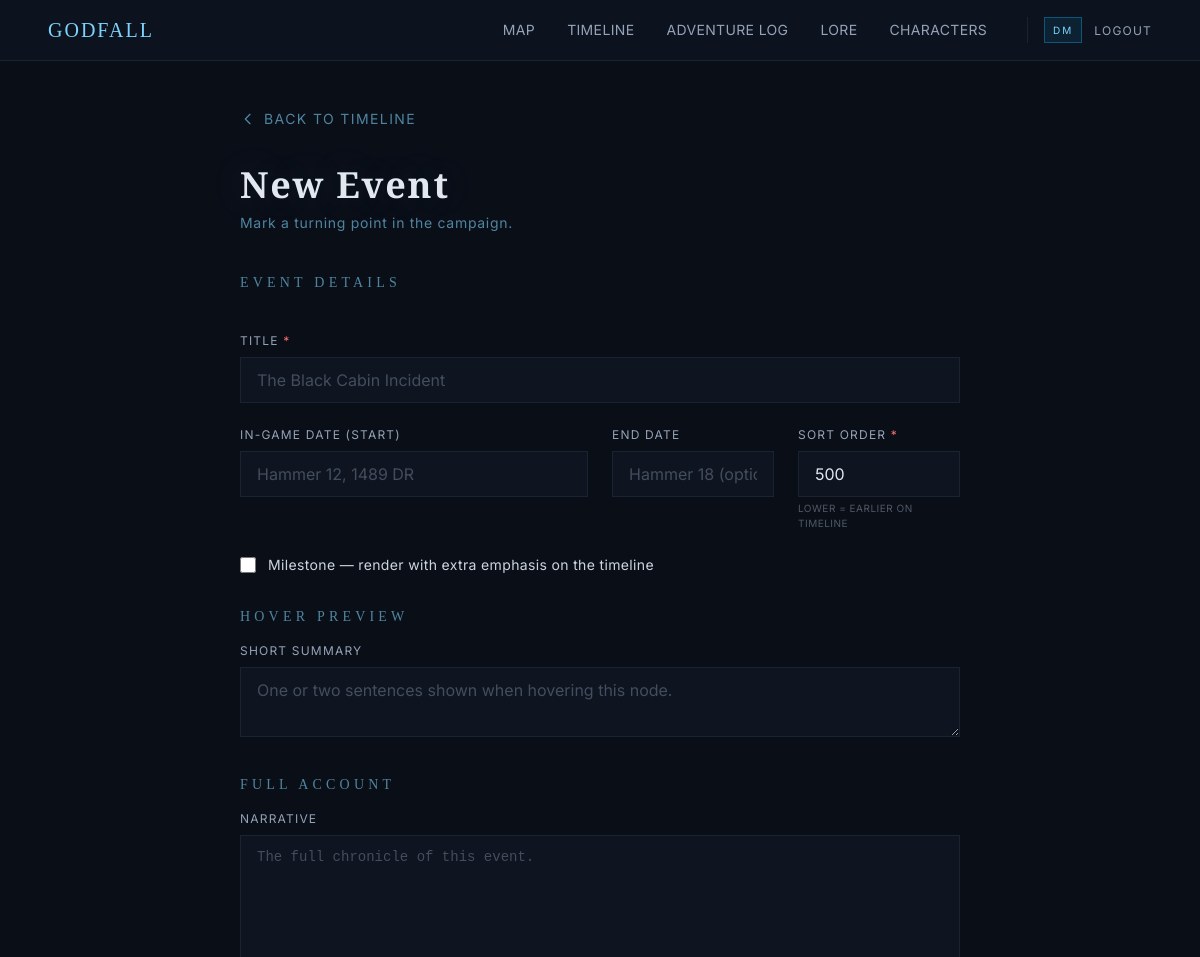
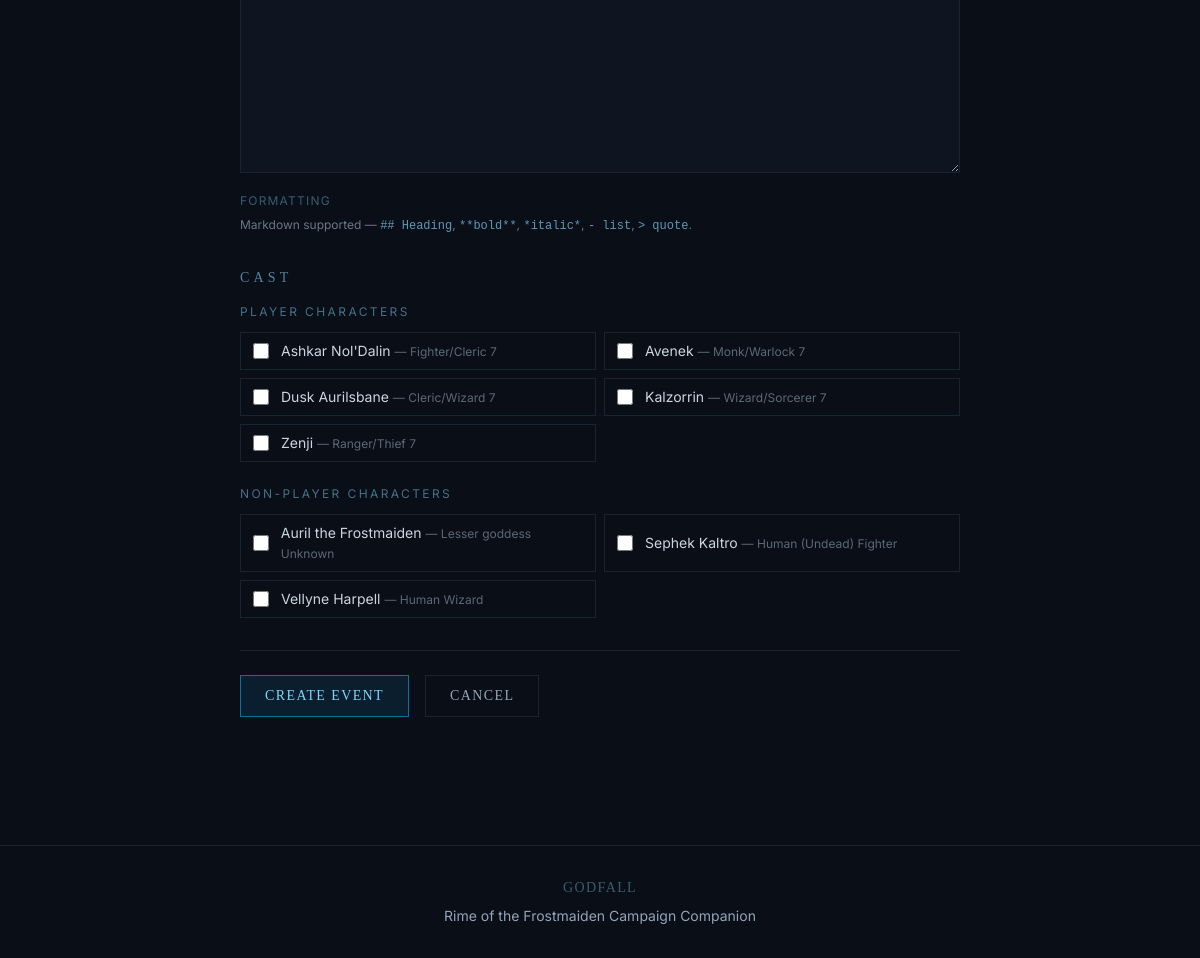
The app's page /timeline/new (signed in) with its own data (2 pictures, top to bottom).
### app/models.py (models this page shows, shortened)
class Character(Base):
    __tablename__ = "characters"
    id = Column(Integer, primary_key=True, index=True)
    name = Column(String(100), nullable=False)
    player_name = Column(String(100), nullable=True)
    character_type = Column(String(20), default="player", nullable=False)
    importance = Column(String(20), default="major", nullable=True)
    race = Column(String(50), nullable=False)
    character_class = Column(String(50), nullable=False)
    level = Column(Integer, default=1)
    age = Column(String(30))
    one_liner = Column(String(255))
    backstory = Column(Text)
    top_magic_items = Column(Text)
    notable_traits = Column(Text)
    pets_companions = Column(Text)
    status = Column(String(20), default="Active")
    created_at = Column(DateTime, default=utc_now)
    updated_at = Column(DateTime, default=utc_now, onupdate=utc_now)
    images = relationship(
        "CharacterImage", back_populates="character", cascade="all, delete-orphan"
    )
    lore_links = relationship(
        "LoreCharacter",
        back_populates="character"
    )

### app/routes/timeline.py (the view)
@router.get("/new")
async def event_new_form(
    request: Request,
    db: Session = Depends(get_db),
    _dm: User = Depends(require_dm)
):
    last_event = (
        db.query(TimelineEvent)
        .order_by(TimelineEvent.sort_order.desc())
        .first()
    )
    suggested_sort_order = (last_event.sort_order + 100) if last_event else 100
    pcs = (
        db.query(Character)
        .filter(Character.character_type == "player")
        .order_by(Character.name)
        .all()
    )
    npcs = (
        db.query(Character)
        .filter(Character.character_type == "npc")
        .order_by(Character.name)
        .all()
    )
    return templates.TemplateResponse(
        "timeline/form.html",
        {
            "request": request,
            "title": "New Event — Godfall",
            "event": None,
            "editing": False,
            "suggested_sort_order": suggested_sort_order,
            "pcs": pcs,
            "npcs": npcs,
            "selected_character_ids": set(),  # empty for new
        }
    )

### app/templates/timeline/form.html (shortened to what this page needs)
{% extends "base.html" %}
{% block content %}
<section class="max-w-3xl mx-auto px-6 py-12">
  <div class="mb-8">
    {% if editing %}
    <a href="/timeline/{{ event.id }}"
      class="text-ice-300/60 hover:text-ice-300 text-sm tracking-widest uppercase transition-colors inline-flex items-center gap-2">
      <svg xmlns="http://www.w3.org/2000/svg" class="h-4 w-4" fill="none" viewBox="0 0 24 24" stroke="currentColor">
        <path stroke-linecap="round" stroke-linejoin="round" stroke-width="2" d="M15 19l-7-7 7-7" />
      </svg>
      Cancel
    </a>
    {% else %}
    <a href="/timeline"
      class="text-ice-300/60 hover:text-ice-300 text-sm tracking-widest uppercase transition-colors inline-flex items-center gap-2">
      <svg xmlns="http://www.w3.org/2000/svg" class="h-4 w-4" fill="none" viewBox="0 0 24 24" stroke="currentColor">
        <path stroke-linecap="round" stroke-linejoin="round" stroke-width="2" d="M15 19l-7-7 7-7" />
      </svg>
      Back to Timeline
    </a>
    {% endif %}
  </div>
  <h1 class="font-display text-3xl md:text-4xl font-black tracking-wider text-silver-200 frost-glow mb-2">
    {% if editing %}
    Edit Event
    {% else %}
    New Event
    {% endif %}
  </h1>
  <p class="text-ice-300/60 text-sm tracking-wider mb-10">
    {% if editing %}
    Reshape this moment in history.
    {% else %}
    Mark a turning point in the campaign.
    {% endif %}
  </p>
  <form action="{% if editing %}/timeline/{{ event.id }}/edit{% else %}/timeline/new{% endif %}" method="POST"
    class="space-y-8">
    <fieldset class="space-y-6">
      <legend class="font-display text-sm tracking-[0.3em] uppercase text-ice-300/60 mb-4">Event Details</legend>
      <div>
        <label for="title" class="block text-xs tracking-widest uppercase text-silver-400 mb-2">
          Title <span class="text-red-400">*</span>
        </label>
        <input type="text" id="title" name="title" required
          value="{% if editing %}{{ event.title | default('') }}{% endif %}" placeholder="The Black Cabin Incident"
          class="w-full px-4 py-2.5 bg-frost-800/60 border border-frost-700 text-silver-200 placeholder:text-silver-400/40 focus:border-ice-500/60 focus:outline-none transition-colors">
      </div>
      <div class="grid grid-cols-1 md:grid-cols-4 gap-6">
        <div class="md:col-span-2">
          <label for="event_date" class="block text-xs tracking-widest uppercase text-silver-400 mb-2">
            In-Game Date (Start)
          </label>
          <input type="text" id="event_date" name="event_date"
            value="{% if editing %}{{ event.event_date | default('') }}{% endif %}" placeholder="Hammer 12, 1489 DR"
            class="w-full px-4 py-2.5 bg-frost-800/60 border border-frost-700 text-silver-200 placeholder:text-silver-400/40 focus:border-ice-500/60 focus:outline-none transition-colors">
        </div>
        <div>
          <label for="event_end_date" class="block text-xs tracking-widest uppercase text-silver-400 mb-2">
            End Date
          </label>
          <input type="text" id="event_end_date" name="event_end_date"
            value="{% if editing %}{{ event.event_end_date | default('') }}{% endif %}"
            placeholder="Hammer 18 (optional)"
            class="w-full px-4 py-2.5 bg-frost-800/60 border border-frost-700 text-silver-200 placeholder:text-silver-400/40 focus:border-ice-500/60 focus:outline-none transition-colors">
        </div>
        <div>
          <label for="sort_order" class="block text-xs tracking-widest uppercase text-silver-400 mb-2">
            Sort Order <span class="text-red-400">*</span>
          </label>
          <input type="number" id="sort_order" name="sort_order" required value="{{ suggested_sort_order }}"
            class="w-full px-4 py-2.5 bg-frost-800/60 border border-frost-700 text-silver-200 focus:border-ice-500/60 focus:outline-none transition-colors">
          <p class="mt-1 text-[10px] tracking-wider uppercase text-silver-400/50">Lower = earlier on timeline</p>
        </div>
      </div>
      <div>
        <label class="flex items-center gap-3 cursor-pointer">
          <input type="checkbox" name="is_milestone" value="1"  class="accent-ice-500 w-4 h-4">
          <span class="text-sm text-silver-300 tracking-wide">
            Milestone — render with extra emphasis on the timeline
          </span>
        </label>
      </div>
    </fieldset>
    <fieldset>
      <legend class="font-display text-sm tracking-[0.3em] uppercase text-ice-300/60 mb-4">Hover Preview</legend>
      <div>
        <label for="summary" class="block text-xs tracking-widest uppercase text-silver-400 mb-2">
          Short Summary
        </label>
        <textarea id="summary" name="summary" rows="2" placeholder="One or two sentences shown when hovering this node."
          class="w-full px-4 py-2.5 bg-frost-800/60 border border-frost-700 text-silver-200 placeholder:text-silver-400/40 focus:border-ice-500/60 focus:outline-none transition-colors resize-y">{% if editing %}{{ event.summary | default('') }}{% endif %}</textarea>
      </div>
    </fieldset>
    <fieldset>
      <legend class="font-display text-sm tracking-[0.3em] uppercase text-ice-300/60 mb-4">Full Account</legend>
      <div>
        <label for="body" class="block text-xs tracking-widest uppercase text-silver-400 mb-2">
          Narrative
        </label>
        <textarea id="body" name="body" rows="12" placeholder="The full chronicle of this event."
          class="w-full px-4 py-2.5 bg-frost-800/60 border border-frost-700 text-silver-200 placeholder:text-silver-400/40 focus:border-ice-500/60 focus:outline-none transition-colors resize-y font-mono text-sm leading-relaxed">{% if editing %}{{ event.body | default('') }}{% endif %}</textarea>
        <div class="mt-3 text-xs text-silver-400/70 leading-relaxed">
          <p class="text-ice-300/40 tracking-widest uppercase mb-1">Formatting</p>
          <p>
            Markdown supported &mdash;
            <code class="text-ice-300/70">## Heading</code>,
            <code class="text-ice-300/70">**bold**</code>,
            <code class="text-ice-300/70">*italic*</code>,
            <code class="text-ice-300/70">- list</code>,
            <code class="text-ice-300/70">&gt; quote</code>.
          </p>
        </div>
      </div>
    </fieldset>
    <fieldset>
      <legend class="font-display text-sm tracking-[0.3em] uppercase text-ice-300/60 mb-4">Cast</legend>
      {% if pcs %}
      <div class="mb-6">
        <p class="text-xs tracking-[0.2em] uppercase text-ice-300/50 mb-3">Player Characters</p>
        <div class="grid grid-cols-1 sm:grid-cols-2 gap-2">
          {% for character in pcs %}
          <label
            class="flex items-center gap-3 px-3 py-2 border border-frost-700 hover:border-ice-500/40 cursor-pointer transition-colors">
            <input type="checkbox" name="character_ids" value="{{ character.id }}"  class="accent-ice-500 w-4 h-4">
            <span class="text-sm text-silver-300">
              {{ character.name }}
              <span class="text-silver-400/60 text-xs">— {{ character.character_class }} {{ character.level }}</span>
            </span>
          </label>
          {% endfor %}
        </div>
      </div>
      {% else %}
      <p class="text-silver-400/60 italic text-sm mb-6">No player characters in the roster yet.</p>
      {% endif %}
      {% if npcs %}
      <div>
        <p class="text-xs tracking-[0.2em] uppercase text-ice-300/50 mb-3">Non-Player Characters</p>
        <div class="grid grid-cols-1 sm:grid-cols-2 gap-2">
          {% for character in npcs %}
          <label
            class="flex items-center gap-3 px-3 py-2 border border-frost-700 hover:border-ice-500/40 cursor-pointer transition-colors">
            <input type="checkbox" name="character_ids" value="{{ character.id }}"  class="accent-ice-500 w-4 h-4">
            <span class="text-sm text-silver-300">
              {{ character.name }}
              {% if character.race or character.character_class %}
              <span class="text-silver-400/60 text-xs">— {{ character.race }}{% if character.character_class %} {{
                character.character_class }}{% endif %}</span>
              {% endif %}
            </span>
          </label>
          {% endfor %}
        </div>
      </div>
      {% else %}
      <p class="text-silver-400/60 italic text-sm">No NPCs in the roster yet. Create them on the Characters page.</p>
      {% endif %}
    </fieldset>
    <div class="flex items-center gap-4 pt-6 border-t border-frost-700">
      <button type="submit"
        class="px-6 py-2.5 border border-ice-500/60 bg-ice-500/10 text-ice-300 hover:bg-ice-500/20 hover:border-ice-300 font-display text-sm tracking-widest uppercase transition-colors">
        {% if editing %}Save Changes{% else %}Create Event{% endif %}
      </button>
      <a href="{% if editing %}/timeline/{{ event.id }}{% else %}/timeline{% endif %}"
        class="px-6 py-2.5 border border-frost-700 text-silver-400 hover:text-ice-300 hover:border-ice-500/40 font-display text-sm tracking-widest uppercase transition-colors">
        Cancel
      </a>
    </div>
  </form>
</section>
{% endblock %}

### app/static/css/custom.css (style rules this page uses)
.frost-glow { text-shadow: 0 0 40px rgba(125, 211, 252, 0.15), 0 0 80px rgba(125, 211, 252, 0.05); }

### records on screen
Character: name "Ashkar Nol'Dalin", character_class "Fighter/Cleric", level "7"
Character: name "Avenek", character_class "Monk/Warlock", level "7"
Character: name "Dusk Aurilsbane", character_class "Cleric/Wizard", level "7"
Character: name "Kalzorrin", character_class "Wizard/Sorcerer", level "7"
Character: name "Zenji", character_class "Ranger/Thief", level "7"
Character: name "Auril the Frostmaiden", race "Lesser goddess", character_class "Unknown"
Character: name "Sephek Kaltro", race "Human (Undead)", character_class "Fighter"
Character: name "Vellyne Harpell", race "Human", character_class "Wizard"
